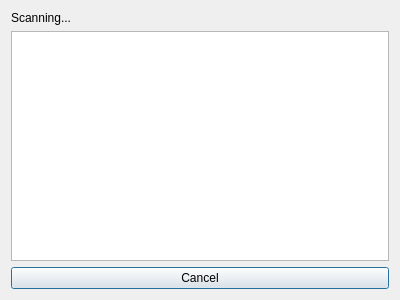
<?xml version="1.0" encoding="UTF-8"?>
<ui version="4.0">
 <class>RemoteSelector</class>
 <widget class="QDialog" name="RemoteSelector">
  <property name="geometry">
   <rect>
    <x>0</x>
    <y>0</y>
    <width>400</width>
    <height>300</height>
   </rect>
  </property>
  <property name="windowTitle">
   <string>Available chat services</string>
  </property>
  <layout class="QVBoxLayout" name="verticalLayout">
   <item>
    <widget class="QLabel" name="status">
     <property name="text">
      <string>Scanning...</string>
     </property>
    </widget>
   </item>
   <item>
    <widget class="QListWidget" name="remoteDevices"/>
   </item>
   <item>
    <widget class="QPushButton" name="cancelButton">
     <property name="text">
      <string>Cancel</string>
     </property>
    </widget>
   </item>
  </layout>
 </widget>
 <resources/>
 <connections/>
</ui>
